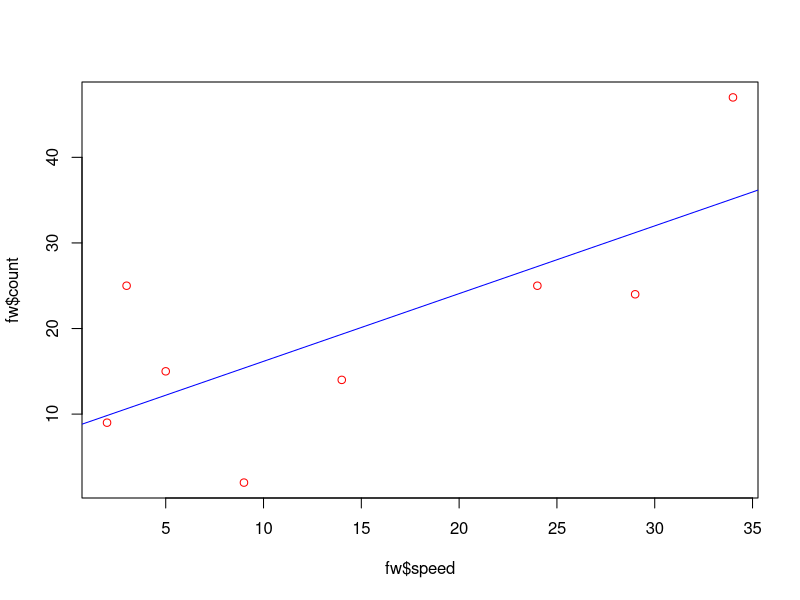
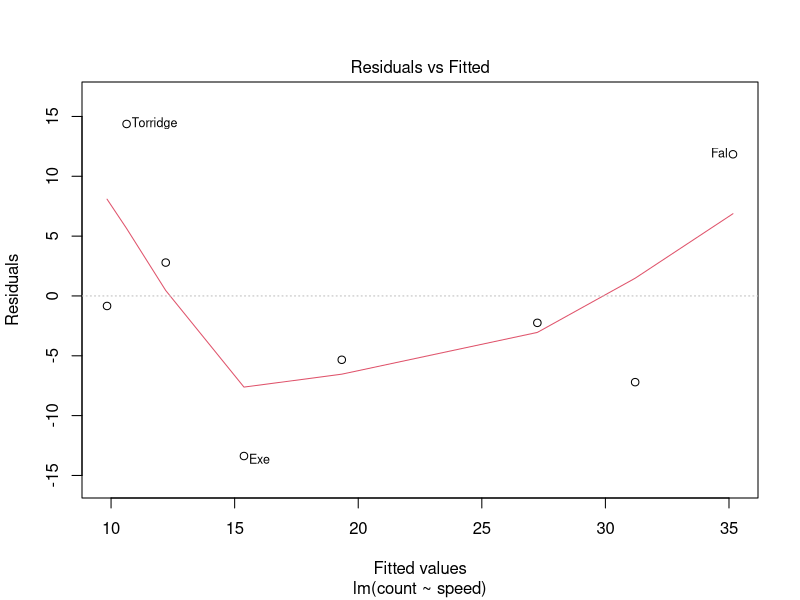

Recreate these plots in R, in order.
#RAHUL_THIRU_1BM16CS077

count<-c(9,25,15,2,14,25,24,47)
speed<-c(2,3,5,9,14,24,29,34)
fw<-data.frame(count,speed)
fw
names<-c("Taw","Torridge","Ouse","Exe","Lyn","Brook","Ditch","Fal")
rownames(fw)=names
fw
fw.lm=lm(count ~ speed,data=fw)
summary(fw.lm)
names(fw.lm)                                    #components of linear regression
fw.lm$coefficients 

#Gives slope and Intercept
newypred<-fitted(fw.lm)                   #predict y values  for each x value
newypred
#Obtaining confidence Intervals
confint(fw.lm)  #obtain the confidence intervals
confint(fw.lm,parm=c('(Intercept)','speed'),level =0.9)
#Fitted Values
fitted(fw.lm)
residuals(fw.lm)
#plotting the x , y values 
plot(fw$speed,fw$count,col="red")
coef(fw.lm)
#plotting the fitted line 
abline(coef(fw.lm),lty=1,col="blue")
#plotting residuals
plot(fw.lm,which=1)  
